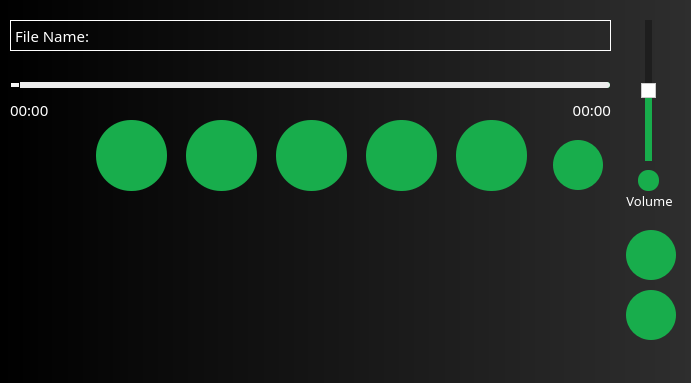
<?xml version="1.0" encoding="UTF-8"?>
<ui version="4.0">
 <class>MainWindow</class>
 <widget class="QMainWindow" name="MainWindow">
  <property name="geometry">
   <rect>
    <x>0</x>
    <y>0</y>
    <width>691</width>
    <height>383</height>
   </rect>
  </property>
  <property name="palette">
   <palette>
    <active>
     <colorrole role="Button">
      <brush brushstyle="LinearGradientPattern">
       <gradient startx="0.000000000000000" starty="0.000000000000000" endx="1.000000000000000" endy="0.000000000000000" type="LinearGradient" spread="PadSpread" coordinatemode="ObjectBoundingMode">
        <gradientstop position="0.000000000000000">
         <color alpha="255">
          <red>0</red>
          <green>0</green>
          <blue>0</blue>
         </color>
        </gradientstop>
        <gradientstop position="1.000000000000000">
         <color alpha="255">
          <red>46</red>
          <green>46</green>
          <blue>46</blue>
         </color>
        </gradientstop>
       </gradient>
      </brush>
     </colorrole>
     <colorrole role="Base">
      <brush brushstyle="LinearGradientPattern">
       <gradient startx="0.000000000000000" starty="0.000000000000000" endx="1.000000000000000" endy="0.000000000000000" type="LinearGradient" spread="PadSpread" coordinatemode="ObjectBoundingMode">
        <gradientstop position="0.000000000000000">
         <color alpha="255">
          <red>0</red>
          <green>0</green>
          <blue>0</blue>
         </color>
        </gradientstop>
        <gradientstop position="1.000000000000000">
         <color alpha="255">
          <red>46</red>
          <green>46</green>
          <blue>46</blue>
         </color>
        </gradientstop>
       </gradient>
      </brush>
     </colorrole>
     <colorrole role="Window">
      <brush brushstyle="LinearGradientPattern">
       <gradient startx="0.000000000000000" starty="0.000000000000000" endx="1.000000000000000" endy="0.000000000000000" type="LinearGradient" spread="PadSpread" coordinatemode="ObjectBoundingMode">
        <gradientstop position="0.000000000000000">
         <color alpha="255">
          <red>0</red>
          <green>0</green>
          <blue>0</blue>
         </color>
        </gradientstop>
        <gradientstop position="1.000000000000000">
         <color alpha="255">
          <red>46</red>
          <green>46</green>
          <blue>46</blue>
         </color>
        </gradientstop>
       </gradient>
      </brush>
     </colorrole>
    </active>
    <inactive>
     <colorrole role="Button">
      <brush brushstyle="LinearGradientPattern">
       <gradient startx="0.000000000000000" starty="0.000000000000000" endx="1.000000000000000" endy="0.000000000000000" type="LinearGradient" spread="PadSpread" coordinatemode="ObjectBoundingMode">
        <gradientstop position="0.000000000000000">
         <color alpha="255">
          <red>0</red>
          <green>0</green>
          <blue>0</blue>
         </color>
        </gradientstop>
        <gradientstop position="1.000000000000000">
         <color alpha="255">
          <red>46</red>
          <green>46</green>
          <blue>46</blue>
         </color>
        </gradientstop>
       </gradient>
      </brush>
     </colorrole>
     <colorrole role="Base">
      <brush brushstyle="LinearGradientPattern">
       <gradient startx="0.000000000000000" starty="0.000000000000000" endx="1.000000000000000" endy="0.000000000000000" type="LinearGradient" spread="PadSpread" coordinatemode="ObjectBoundingMode">
        <gradientstop position="0.000000000000000">
         <color alpha="255">
          <red>0</red>
          <green>0</green>
          <blue>0</blue>
         </color>
        </gradientstop>
        <gradientstop position="1.000000000000000">
         <color alpha="255">
          <red>46</red>
          <green>46</green>
          <blue>46</blue>
         </color>
        </gradientstop>
       </gradient>
      </brush>
     </colorrole>
     <colorrole role="Window">
      <brush brushstyle="LinearGradientPattern">
       <gradient startx="0.000000000000000" starty="0.000000000000000" endx="1.000000000000000" endy="0.000000000000000" type="LinearGradient" spread="PadSpread" coordinatemode="ObjectBoundingMode">
        <gradientstop position="0.000000000000000">
         <color alpha="255">
          <red>0</red>
          <green>0</green>
          <blue>0</blue>
         </color>
        </gradientstop>
        <gradientstop position="1.000000000000000">
         <color alpha="255">
          <red>46</red>
          <green>46</green>
          <blue>46</blue>
         </color>
        </gradientstop>
       </gradient>
      </brush>
     </colorrole>
    </inactive>
    <disabled>
     <colorrole role="Button">
      <brush brushstyle="LinearGradientPattern">
       <gradient startx="0.000000000000000" starty="0.000000000000000" endx="1.000000000000000" endy="0.000000000000000" type="LinearGradient" spread="PadSpread" coordinatemode="ObjectBoundingMode">
        <gradientstop position="0.000000000000000">
         <color alpha="255">
          <red>0</red>
          <green>0</green>
          <blue>0</blue>
         </color>
        </gradientstop>
        <gradientstop position="1.000000000000000">
         <color alpha="255">
          <red>46</red>
          <green>46</green>
          <blue>46</blue>
         </color>
        </gradientstop>
       </gradient>
      </brush>
     </colorrole>
     <colorrole role="Base">
      <brush brushstyle="LinearGradientPattern">
       <gradient startx="0.000000000000000" starty="0.000000000000000" endx="1.000000000000000" endy="0.000000000000000" type="LinearGradient" spread="PadSpread" coordinatemode="ObjectBoundingMode">
        <gradientstop position="0.000000000000000">
         <color alpha="255">
          <red>0</red>
          <green>0</green>
          <blue>0</blue>
         </color>
        </gradientstop>
        <gradientstop position="1.000000000000000">
         <color alpha="255">
          <red>46</red>
          <green>46</green>
          <blue>46</blue>
         </color>
        </gradientstop>
       </gradient>
      </brush>
     </colorrole>
     <colorrole role="Window">
      <brush brushstyle="LinearGradientPattern">
       <gradient startx="0.000000000000000" starty="0.000000000000000" endx="1.000000000000000" endy="0.000000000000000" type="LinearGradient" spread="PadSpread" coordinatemode="ObjectBoundingMode">
        <gradientstop position="0.000000000000000">
         <color alpha="255">
          <red>0</red>
          <green>0</green>
          <blue>0</blue>
         </color>
        </gradientstop>
        <gradientstop position="1.000000000000000">
         <color alpha="255">
          <red>46</red>
          <green>46</green>
          <blue>46</blue>
         </color>
        </gradientstop>
       </gradient>
      </brush>
     </colorrole>
    </disabled>
   </palette>
  </property>
  <property name="windowTitle">
   <string>MainWindow</string>
  </property>
  <property name="autoFillBackground">
   <bool>false</bool>
  </property>
  <property name="styleSheet">
   <string notr="true">QMainWindow
{
background-color: qlineargradient(spread:pad, x1:0, y1:0, x2:1, y2:0, stop:0 rgba(0, 0, 0, 255), stop:1 rgba(46, 46, 46, 255));
}
</string>
  </property>
  <widget class="QWidget" name="centralwidget">
   <widget class="QLabel" name="label">
    <property name="geometry">
     <rect>
      <x>10</x>
      <y>20</y>
      <width>601</width>
      <height>31</height>
     </rect>
    </property>
    <property name="font">
     <font>
      <family>Copperplate Gothic Bold</family>
      <pointsize>11</pointsize>
     </font>
    </property>
    <property name="styleSheet">
     <string notr="true">color:rgb(255,255,255);</string>
    </property>
    <property name="frameShape">
     <enum>QFrame::Box</enum>
    </property>
    <property name="text">
     <string>File Name:</string>
    </property>
   </widget>
   <widget class="QSlider" name="Seek">
    <property name="geometry">
     <rect>
      <x>10</x>
      <y>70</y>
      <width>600</width>
      <height>30</height>
     </rect>
    </property>
    <property name="styleSheet">
     <string notr="true">QSlider::groove:horizontal
{
    background: #1ED760;  /* Set your desired background color for the groove */
    height: 6px;
    border-radius: 3px;
}

QSlider::handle:horizontal 
{
    background: qlineargradient(x1:0, y1:0, x2:1, y2:1, stop:0 #FFFFFF, stop:1 #EDEDED);  /* Set your desired background color for the handle */
    width: 8px;
    height: 15px;
    border-radius: 7.5px;
    border: 1px solid #000000; /* Border color for a more defined look */
}

QSlider::add-page:horizontal 
{
    background: #EDEDED;  /* Set your desired background color for the increased volume part */
    border-radius: 3px;
}

QSlider::sub-page:horizontal 
{
    background: #1ED760;  /* Set the same background color as the groove for the rest of the slider */
    border-radius: 3px;
    margin-right: -1px;  /* Adjust the margin to ensure the transition between colors is smooth */
}
</string>
    </property>
    <property name="maximum">
     <number>100</number>
    </property>
    <property name="orientation">
     <enum>Qt::Horizontal</enum>
    </property>
   </widget>
   <widget class="QPushButton" name="pushButton_PlayPause">
    <property name="geometry">
     <rect>
      <x>276</x>
      <y>120</y>
      <width>71</width>
      <height>71</height>
     </rect>
    </property>
    <property name="styleSheet">
     <string notr="true">QPushButton
{
border-radius:35px;
color:rgb(255,255,255);
background-color: rgb(24, 173, 76);
padding:0px
}
QPushButton:Hover
{
background-color:rgb(44,193,96);
}
QPushButton:Push
{
background-color:rgb(74,223,226);
}</string>
    </property>
    <property name="text">
     <string/>
    </property>
   </widget>
   <widget class="QLabel" name="label_2">
    <property name="geometry">
     <rect>
      <x>10</x>
      <y>100</y>
      <width>81</width>
      <height>20</height>
     </rect>
    </property>
    <property name="font">
     <font>
      <family>Copperplate Gothic Bold</family>
      <pointsize>11</pointsize>
     </font>
    </property>
    <property name="styleSheet">
     <string notr="true">color:rgb(255,255,255);</string>
    </property>
    <property name="text">
     <string>00:00</string>
    </property>
   </widget>
   <widget class="QLabel" name="label_3">
    <property name="geometry">
     <rect>
      <x>530</x>
      <y>100</y>
      <width>81</width>
      <height>20</height>
     </rect>
    </property>
    <property name="font">
     <font>
      <family>Copperplate Gothic Bold</family>
      <pointsize>11</pointsize>
     </font>
    </property>
    <property name="layoutDirection">
     <enum>Qt::LeftToRight</enum>
    </property>
    <property name="styleSheet">
     <string notr="true">color:rgb(255,255,255);</string>
    </property>
    <property name="text">
     <string>00:00</string>
    </property>
    <property name="alignment">
     <set>Qt::AlignRight|Qt::AlignTrailing|Qt::AlignVCenter</set>
    </property>
   </widget>
   <widget class="QPushButton" name="pushButton_SeekBackward">
    <property name="geometry">
     <rect>
      <x>186</x>
      <y>120</y>
      <width>71</width>
      <height>71</height>
     </rect>
    </property>
    <property name="mouseTracking">
     <bool>true</bool>
    </property>
    <property name="styleSheet">
     <string notr="true">QPushButton
{
border-radius:35px;
color:rgb(255,255,255);
background-color: rgb(24, 173, 76);
padding:0px
}
QPushButton:Hover
{
background-color:rgb(44,193,96);
}</string>
    </property>
    <property name="text">
     <string/>
    </property>
   </widget>
   <widget class="QPushButton" name="pushButton_SeekForward">
    <property name="geometry">
     <rect>
      <x>366</x>
      <y>120</y>
      <width>71</width>
      <height>71</height>
     </rect>
    </property>
    <property name="styleSheet">
     <string notr="true">QPushButton
{
border-radius:35px;
color:rgb(255,255,255);
background-color: rgb(24, 173, 76);
padding:0px
}
QPushButton:Hover
{
background-color:rgb(44,193,96);
}</string>
    </property>
    <property name="text">
     <string/>
    </property>
   </widget>
   <widget class="QSlider" name="Volume">
    <property name="geometry">
     <rect>
      <x>640</x>
      <y>20</y>
      <width>18</width>
      <height>141</height>
     </rect>
    </property>
    <property name="styleSheet">
     <string notr="true">QSlider::vertical 
{
    background: transparent; 
}

QSlider::sub-page:vertical {
background: rgb(30, 30, 30);
}

QSlider::handle:vertical {
    background: white;  /* Set the handle color to white */
    border: 1px solid #ccc;
    width: 0px;        /* Set the width of the handle */
}

QSlider::add-page:vertical {
    background: rgb(24, 173, 76);  /* Set the color below the handle to the specified RGB color */
}
</string>
    </property>
    <property name="minimum">
     <number>0</number>
    </property>
    <property name="maximum">
     <number>100</number>
    </property>
    <property name="singleStep">
     <number>1</number>
    </property>
    <property name="pageStep">
     <number>10</number>
    </property>
    <property name="value">
     <number>50</number>
    </property>
    <property name="sliderPosition">
     <number>50</number>
    </property>
    <property name="orientation">
     <enum>Qt::Vertical</enum>
    </property>
   </widget>
   <widget class="QLabel" name="label_4">
    <property name="geometry">
     <rect>
      <x>619</x>
      <y>191</y>
      <width>61</width>
      <height>20</height>
     </rect>
    </property>
    <property name="font">
     <font>
      <family>Copperplate Gothic Bold</family>
      <pointsize>10</pointsize>
     </font>
    </property>
    <property name="styleSheet">
     <string notr="true">color:rgb(255,255,255);</string>
    </property>
    <property name="text">
     <string>Volume</string>
    </property>
    <property name="alignment">
     <set>Qt::AlignCenter</set>
    </property>
   </widget>
   <widget class="QPushButton" name="pushButton_Mute">
    <property name="geometry">
     <rect>
      <x>638</x>
      <y>170</y>
      <width>21</width>
      <height>21</height>
     </rect>
    </property>
    <property name="styleSheet">
     <string notr="true">QPushButton
{
border-radius:10px;
color:rgb(255,255,255);
background-color: rgb(24, 173, 76);
padding:0px
}
QPushButton:Hover
{
background-color:rgb(44,193,96);
}</string>
    </property>
    <property name="text">
     <string/>
    </property>
   </widget>
   <widget class="QListWidget" name="playlistWidget">
    <property name="geometry">
     <rect>
      <x>10</x>
      <y>221</y>
      <width>601</width>
      <height>151</height>
     </rect>
    </property>
    <property name="font">
     <font>
      <family>Copperplate Gothic Bold</family>
      <pointsize>11</pointsize>
     </font>
    </property>
    <property name="autoFillBackground">
     <bool>true</bool>
    </property>
    <property name="styleSheet">
     <string notr="true">QListWidget 
{
background: transparent; 
}
QListWidget:item
{
color:white;
}</string>
    </property>
    <property name="frameShape">
     <enum>QFrame::StyledPanel</enum>
    </property>
    <property name="frameShadow">
     <enum>QFrame::Sunken</enum>
    </property>
    <property name="editTriggers">
     <set>QAbstractItemView::DoubleClicked</set>
    </property>
    <property name="dragEnabled">
     <bool>true</bool>
    </property>
    <property name="dragDropOverwriteMode">
     <bool>false</bool>
    </property>
    <property name="dragDropMode">
     <enum>QAbstractItemView::DragDrop</enum>
    </property>
    <property name="defaultDropAction">
     <enum>Qt::MoveAction</enum>
    </property>
    <property name="selectionMode">
     <enum>QAbstractItemView::ContiguousSelection</enum>
    </property>
    <property name="movement">
     <enum>QListView::Free</enum>
    </property>
    <property name="isWrapping" stdset="0">
     <bool>false</bool>
    </property>
    <property name="batchSize">
     <number>50</number>
    </property>
    <property name="wordWrap">
     <bool>true</bool>
    </property>
    <property name="selectionRectVisible">
     <bool>true</bool>
    </property>
   </widget>
   <widget class="QPushButton" name="pushButton_MediaForward">
    <property name="geometry">
     <rect>
      <x>456</x>
      <y>120</y>
      <width>71</width>
      <height>71</height>
     </rect>
    </property>
    <property name="styleSheet">
     <string notr="true">QPushButton
{
border-radius:35px;
color:rgb(255,255,255);
background-color: rgb(24, 173, 76);
padding:0px
}
QPushButton:Hover
{
background-color:rgb(44,193,96);
}</string>
    </property>
    <property name="text">
     <string/>
    </property>
   </widget>
   <widget class="QPushButton" name="pushButton_MediaBackward">
    <property name="geometry">
     <rect>
      <x>96</x>
      <y>120</y>
      <width>71</width>
      <height>71</height>
     </rect>
    </property>
    <property name="styleSheet">
     <string notr="true">QPushButton
{
border-radius:35px;
color:rgb(255,255,255);
background-color: rgb(24, 173, 76);
padding:0px
}
QPushButton:Hover
{
background-color:rgb(44,193,96);
}</string>
    </property>
    <property name="text">
     <string/>
    </property>
   </widget>
   <widget class="QPushButton" name="pushButton_AddMedia">
    <property name="geometry">
     <rect>
      <x>626</x>
      <y>230</y>
      <width>50</width>
      <height>50</height>
     </rect>
    </property>
    <property name="styleSheet">
     <string notr="true">QPushButton
{
border-radius:25px;
color:rgb(255,255,255);
background-color: rgb(24, 173, 76);
padding:0px
}
QPushButton:Hover
{
background-color:rgb(44,193,96);
}</string>
    </property>
    <property name="text">
     <string/>
    </property>
   </widget>
   <widget class="QPushButton" name="pushButton_RemoveMedia">
    <property name="geometry">
     <rect>
      <x>626</x>
      <y>290</y>
      <width>50</width>
      <height>50</height>
     </rect>
    </property>
    <property name="styleSheet">
     <string notr="true">QPushButton
{
border-radius:25px;
color:rgb(255,255,255);
background-color: rgb(24, 173, 76);
padding:0px
}
QPushButton:Hover
{
background-color:rgb(44,193,96);
}</string>
    </property>
    <property name="text">
     <string/>
    </property>
   </widget>
   <widget class="QPushButton" name="pushButton_Playback">
    <property name="geometry">
     <rect>
      <x>553</x>
      <y>140</y>
      <width>50</width>
      <height>50</height>
     </rect>
    </property>
    <property name="styleSheet">
     <string notr="true">QPushButton
{
border-radius:25px;
color:rgb(255,255,255);
background-color: rgb(24, 173, 76);
padding:0px
}
QPushButton:Hover
{
background-color:rgb(44,193,96);
}</string>
    </property>
    <property name="text">
     <string/>
    </property>
   </widget>
  </widget>
 </widget>
 <resources/>
 <connections/>
</ui>
